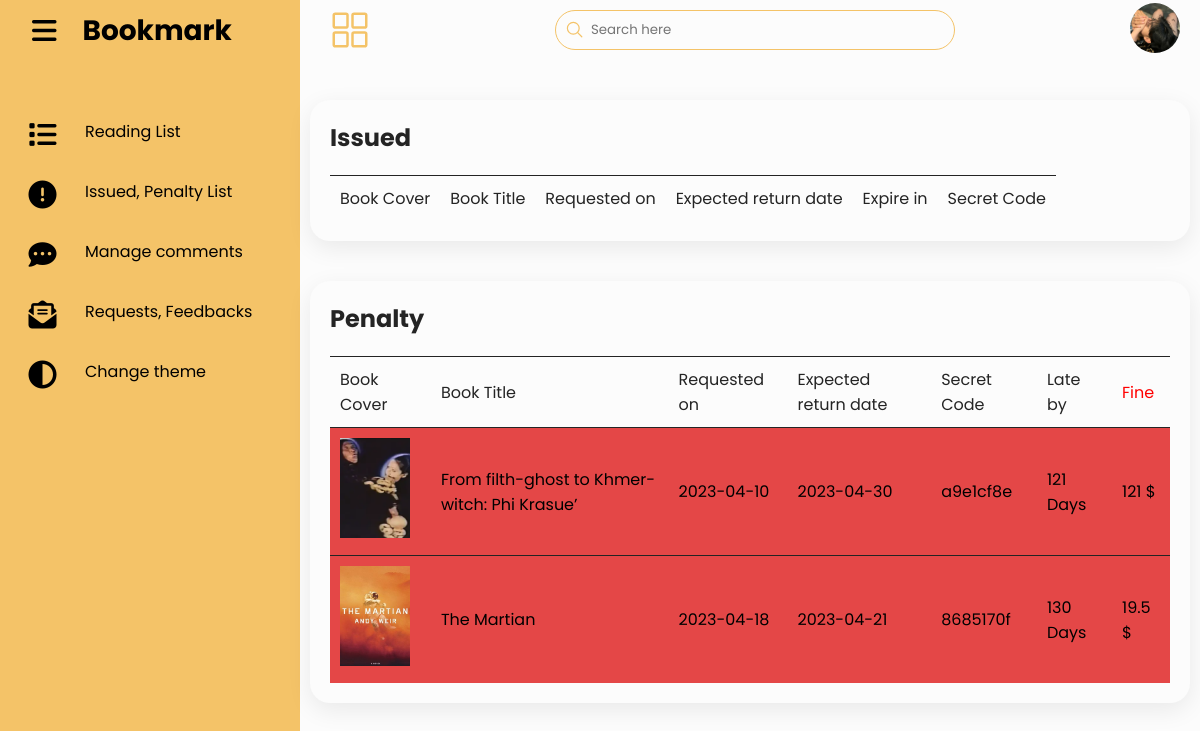
/student-dashboard/issued-penalty.php (signed in), run on the app's committed database.
### tables this page shows
CREATE TABLE `users` (
  `id` int(11) NOT NULL,
  `name` varchar(50) NOT NULL,
  `username` varchar(50) NOT NULL,
  `email` varchar(50) NOT NULL,
  `password` varchar(255) NOT NULL,
  `avatar` varchar(255) NOT NULL,
  `utype` varchar(11) NOT NULL,
  `address` text NOT NULL,
  `phone` int(11) NOT NULL,
  `is_admin` int(1) NOT NULL,
  `is_dark` int(1) NOT NULL
);

CREATE TABLE `issued_books` (
  `id` int(11) NOT NULL,
  `title` varchar(50) NOT NULL,
  `cover` varchar(255) NOT NULL,
  `request_date` date NOT NULL,
  `return_date` date NOT NULL,
  `fine` float NOT NULL,
  `issued_by` varchar(50) NOT NULL,
  `secret_code` varchar(8) NOT NULL
);

### student-dashboard/issued-penalty.php (the view, shortened to what this page needs)
<?php
        include 'partials/header.php';
        $user_id = $_SESSION['user_id'];
        $imagequery = "SELECT * from users  where id = '$user_id' ";
        $imageresult = mysqli_query($connection, $imagequery);
        $user = mysqli_fetch_assoc($imageresult);
        $username = $user['username'];
    ?>
        <?php include 'partials/main.php' ?>
                <div class="table">
                    <div class="table-list">
                        <div class="table-header">
                            <h2>Issued</h2>
                        </div>
                        <table>
                            <thead>
                                <tr>
                                    <td>Book Cover</td>
                                    <td>Book Title</td>
                                    <td>Requested on</td>
                                    <td>Expected return date</td>
                                    <td>Expire in</td>
                                    <td>Secret Code</td>
                                </tr>
                            </thead>
                        </table>
                    </div>
                </div>
                <div class="table">
                    <div class="table-list">
                        <div class="table-header">
                            <h2>Penalty</h2>
                        </div>
                        <table>
                            <thead>
                                <tr>
                                    <td>Book Cover</td>
                                    <td>Book Title</td>
                                    <td>Requested on</td>
                                    <td>Expected return date</td>
                                    <td>Secret Code</td>
                                    <td>Late by</td>
                                    <td style="color:red">Fine</td>
                                </tr>
                            </thead>
                            <tbody>
                                <?php
                                    $issued_books_query = "SELECT * FROM issued_books where issued_by = '$username'";
                                    $issued_books_result = mysqli_query($connection, $issued_books_query);
                                ?>
                                <?php while ($issued_books = mysqli_fetch_assoc($issued_books_result )) : ?>
                                <?php
                                    $today_date = date("Y-m-d");
                                    $return_date = $issued_books['return_date'];
                                    $daydiff=((strtotime($today_date) - strtotime($return_date))/(60*60*24));
                                ?>
                                <?php if ($daydiff > 0) : ?>
                                <tr class="danger" >
                                    <td><img src="../images/<?= $issued_books['cover']?>" alt=""></td>
                                    <td><?= $issued_books['title']?></td>
                                    <td><?= $issued_books['request_date']?></td>
                                    <td><?= $issued_books['return_date']?></td>
                                    <td><?= $issued_books['secret_code']?></td>
                                    <td><?= abs($daydiff) . ' Days'?></td>
                                    <td><?= abs($daydiff)  * $issued_books['fine'] . ' $'?></td>
                                </tr>
                                <?php endif ?>
                                <?php endwhile ?>
                            </tbody>
                        </table>
                    </div>
                    </div>
                </div>
        </div>
</body>
</html>

### student-dashboard/partials/main.php (shortened to what this page needs)
<div class="main">
            <div class="topbar">
                <div class="toggle">
                    <ion-icon name="grid-outline"></ion-icon>
                </div>
                <div class="search">
                    <label>
                        <input type="text" placeholder="Search here">
                        <ion-icon name="search-outline"></ion-icon>
                    </label>
                </div>
                <div class="user">
                <li>
                    <img src="<?= ROOT_URL. 'images/' . $user['avatar'] ?>" class="profile" />
                    </li>
                </div>
            </div>

### admin/assets/css/form.css (style rules this page uses)
:root { --blue: #ffd68c; --white: #212121; --gray: #f5f5f5; --gray2: #ffffff; --black1: #2222; --black2: #999; }
.light-theme { --blue: #ffd68c; --white: #ffffff; --gray: #242424; --gray2: #000000; --black1: #0d0d0d22; --black2: #ffffff; }
.main .table .table-list table { border-collapse: collapse; }
.main .table .table-list { padding: 20px; background-color: var(--white) ; border-radius: 20px; margin-top: 40px; box-shadow: 0 7px 25px rgba(0, 0, 0, 0.08); }
.main .table .table-list .table-header { display: flex; margin-bottom: 20px; align-items: center; justify-content: space-between; }
.main .table .table-list .table-header h2 { color: var(--gray); }
.main .table .table-list table thead tr td { color: var(--gray); }
.main .table .table-list table thead tr { color: var(--black2); border-bottom: 1px solid var(--gray); }
.main .table .table-list table tbody tr { color: var(--gray); border-bottom: 1px solid var(--gray); }
.main .table .table-list table tbody tr.danger { background-color: #e44747; color: black; }
.main .table .table-list table tr:first-child { border-top: 1px solid var(--gray); }
.main .table .table-list table tr:last-child { border-bottom: none; }
.main .table .table-list table tr td { padding: 10px; }
.main .table .table-list table tr td img { width: 70px; object-position: center; object-fit: cover; height: 100px; }

### admin/assets/css/style.css (style rules this page uses)
* { font-family: "Poppins", sans-serif; margin: 0; padding: 0; box-sizing: border-box; }
:root { --blue: #ffd68c; --white: #212121; --gray: #f5f5f5; --black1: #2222; --black2: #4e4e4e; }
.light-theme { --blue: #f4c368 ; --white: #fcfcfc; --gray: #242424; --gray2: #000000; --black1: #74747422; --black2: #2a2929; }
body { min-height: 100vh; overflow-x: hidden; }
.main { position: absolute; width: calc(100% - 300px); left: 300px; padding:0 10px; min-height: 100vh; background: var(--white); transition: 0.5s; }
.topbar { width: 100%; height: 60px; display: flex; justify-content: space-between; align-items: center; padding: 0 10px; }
.toggle { position: relative; width: 60px; height: 60px; display: flex; justify-content: center; align-items: center; font-size: 2.5rem; cursor: pointer; }
.toggle ion-icon { color: var(--blue); }
.search { position: relative; width: 400px; margin: 0 10px; }
.search label { height: 40px; border-radius: 40px; padding: 5px 20px; padding-left: 35px; display: flex; align-items: center; width: 100%; font-size: 14px; color: white; outline: none; border: 1px solid var(--blue); }
.search label input { width: 80%; outline: 0; color: white; border: 0; color: var(--gray); background-color: var(--white); }
.search label ion-icon { color: var(--blue); position: absolute; top: 10px; left: 10px; font-size: 1.2rem; }
.user { display: flex; align-items: center; gap: 1rem; cursor: pointer; }
.user img { border-radius: 50%; width: 50px; height: 50px; object-fit: cover; }
.user li { list-style-type: none; position: relative; padding: 0.625rem 0 0.5rem; }
.user li .profile { height: 50px; width: 50px; object-fit: cover; object-position: center; border-radius: 50%; cursor: pointer; }

### data on the page
users: avatar (picture)
issued_books: cover (picture), title "From filth-ghost to Khmer-witch: Phi Krasue’", request_date "2023-04-10", return_date "2023-04-30", secret_code "a9e1cf8e", return_date "121", return_date+fine "121"
issued_books: cover (picture), title "The Martian", request_date "2023-04-18", return_date "2023-04-21", secret_code "8685170f", return_date "130", return_date+fine "19.5"
